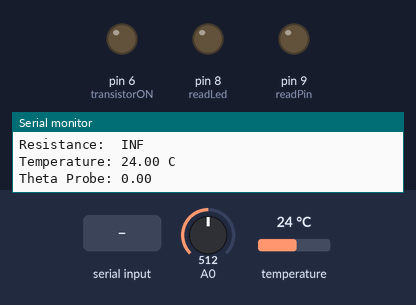
A sketch run on a simulated Arduino Uno, built with avr-gcc and run on an emulated ATmega328P. Shown: output pins drawn as LEDs (lit = HIGH), the last lines printed to the serial monitor. The inputs (shaded band) are chosen by the test bench; at power-on: A0 = 512, temperature 24 °C. Pins used as bus, display or sensor lines are not drawn.

Above: at 1.8 s.
1.9 s: "1" received over Serial
At 4.6 s:
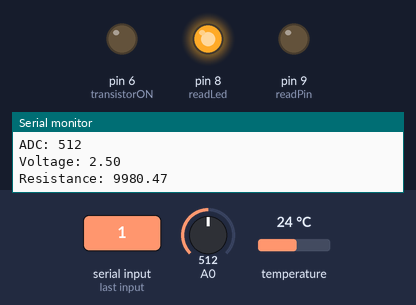
At 4.97 s:
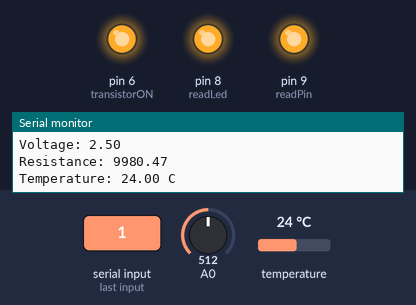
6.5 s: "0" received over Serial
At 8.0 s:
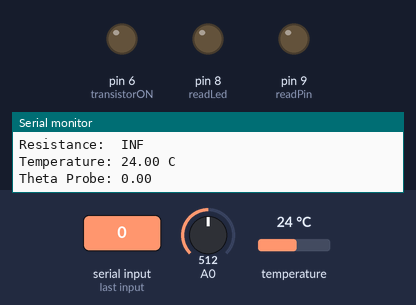
Timing chart, 0 to 9.5 s (numbered marks = the images above; inputs shaded):
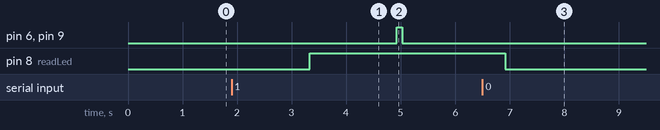

Measured:
- after the input at 1.9 s, pin 6 (transistorON), pin 9 (readPin): LOW → HIGH after 3.0 s, → LOW 0.10 s later; pin 8 (readLed): LOW → HIGH after 1.4 s
- after the input at 6.5 s, pin 6 (transistorON), pin 9 (readPin): stops changing and stays LOW; pin 8 (readLed): HIGH → LOW after 0.42 s

The sketch:

Multi_Calibration_Python_Custom.ino
```cpp
#include <OneWire.h>
#include <DallasTemperature.h>

#include <SPI.h>
#include <SD.h>

unsigned long timeSince;

int boxToRead;

const int R2 = 10000;
const int numberOfReadings = 25;
const int sensorArrayLength = 3;

// Controlling Sensor
const int sensorPin = 3;

// Theta Probe
const int readPin = 9;
const int transistorON = 6;
const int thetaPin = A1;
float voltage = 0;

//celsius
const float maxRoomTemp = 27.0;
const float higherReadingTemp = 20.5;
const float lowerReadingTemp = 19.5;

//millis
const int waitToReadTime = 45000;
const int refreshTime = 1000;

const int readLed = 8;

//lets program know we can read data
bool canRead = false;

//Temp Sensor Init
OneWire oneWire(7);
DallasTemperature tempSensor(&oneWire);

void setup() {

  // Set theta probe read pin
  pinMode(readPin,OUTPUT);
  digitalWrite(readPin,LOW);

    //set sensor read pin
  pinMode(sensorPin,OUTPUT);
  digitalWrite(sensorPin,LOW);

  pinMode(transistorON,OUTPUT);
  digitalWrite(transistorON,LOW);

  //begin clocking program time
  timeSince = millis();

  //set Error Pin
  pinMode(readLed,OUTPUT);
  digitalWrite(readLed,LOW);

  //open serial communications
  Serial.begin(9600);
  while (!Serial) {
    ; // wait for serial port to connect. Needed for native USB port only
  }
  //start the temperature sensors and setup LED pins
  tempSensor.begin();

}
void loop() {

  float tempValue = getTemperature();

  while(tempValue == -196.00 || tempValue == 185.00 || tempValue == -127.00){
    digitalWrite(readLed,HIGH);
    delay(250);
    digitalWrite(readLed,LOW);
    delay(250);
    tempValue = getTemperature();

  }

  if (Serial.available() > 0) {
    set_sensor_state(int(Serial.read()));
  }

  displayData();

  delay(refreshTime);

}

void displayData(){

//  int adcValue = 0; //R2 ADC
//
//  for(int i=0;i<numberOfReadings;i++){
//      adcValue += analogRead(A0);
//      delay(25);
//  }
//
//  int meanAdc = adcValue / numberOfReadings;

  int meanAdc = readSensor();

  float voltage = meanAdc * 5.0 / 1023.0; //Resistor Voltage
  float resistance = R2 * (5.0 / voltage - 1.0); //Sensor Resistance

  //Serial.println("Sensor0");
  Serial.println("ADC: " + String(meanAdc));
  Serial.println("Voltage: " + String(voltage));
  Serial.println("Resistance: " + String(resistance));
  Serial.println("Temperature: " + String(getTemperature()) + " C");

  float mV = readThetaProbe();
  Serial.println("Theta Probe: " + String(mV));

  delay(25);
}

float readThetaProbe(){

  if(canRead){
    digitalWrite(transistorON,HIGH);
    digitalWrite(readPin,HIGH);

    delay(100);
    int a1 = analogRead(thetaPin);
    voltage = a1 * (5.0 / 1023);
    float millivolts = 1000 * voltage;

    digitalWrite(readPin,LOW);
    digitalWrite(transistorON,LOW);
    delay(100);

    return millivolts;
  }else{
    return 0.0;
  }

}

int readSensor(){

  if(canRead){

    digitalWrite(sensorPin,HIGH);
    delay(100);
    int adcValue = 0; //R2 ADC

    for(int i=0;i<numberOfReadings;i++){
      adcValue += analogRead(A0);
      delay(25);
    }

    digitalWrite(sensorPin,LOW);
    delay(100);

    return (adcValue / numberOfReadings);
  }else{
    return 0;
  }


}

float getTemperature(){
  float currentTemp;
  tempSensor.requestTemperatures();
  currentTemp = tempSensor.getTempCByIndex(0);
  //Serial.println("Temperature: " + String(currentTemp) + "C");
  return currentTemp;

}

void set_sensor_state(int state)
{
  if (state == 48) {
    digitalWrite(readLed,LOW);
    //digitalWrite(sensorPin,LOW);
    canRead = false;
  }

  else if(state == 49) {
    digitalWrite(readLed,HIGH);
    //digitalWrite(sensorPin,HIGH);
    canRead = true;
  }
}
```
